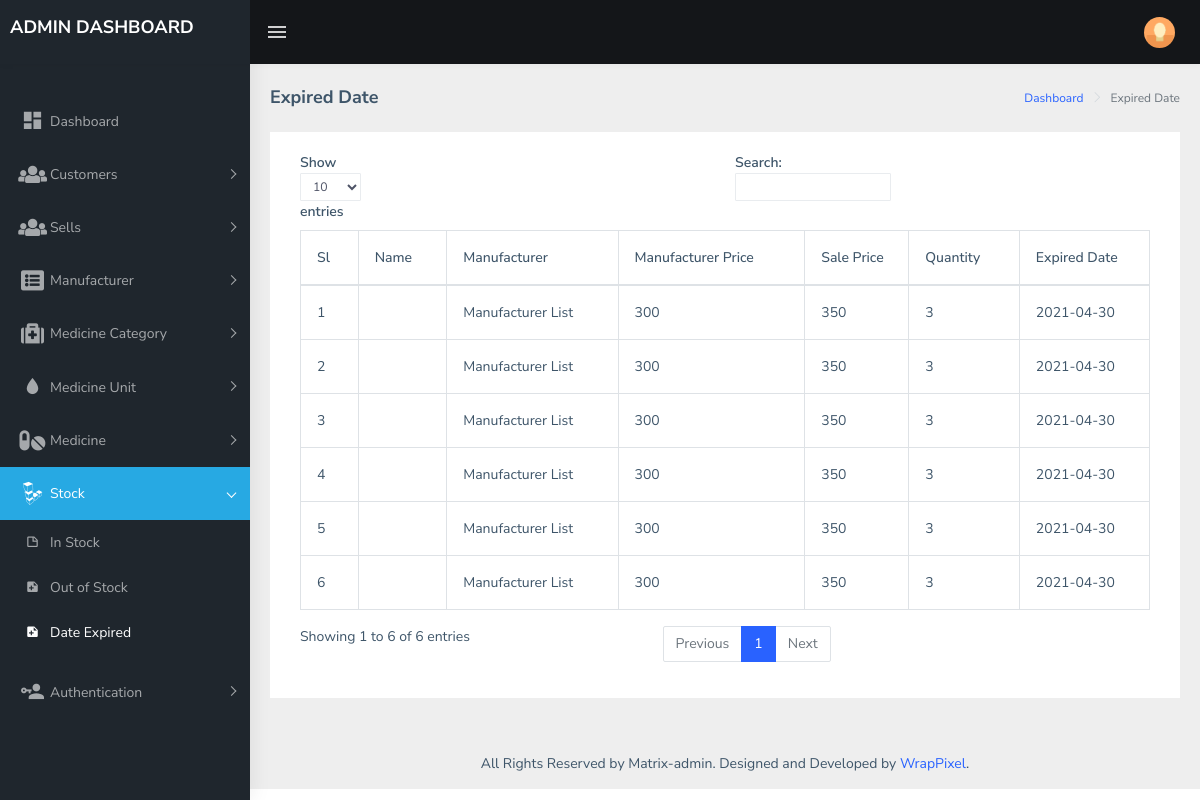
The app's page /expireddate.php (signed in) with its own data.
### tables this page shows
CREATE TABLE `medicines` (
  `id` int(11) NOT NULL,
  `names` varchar(25) NOT NULL,
  `code` varchar(8) NOT NULL,
  `manufacturer` varchar(25) NOT NULL,
  `manufacturer_price` float NOT NULL,
  `price` float NOT NULL,
  `category_id` int(3) NOT NULL,
  `unit_id` int(3) NOT NULL,
  `strength` varchar(10) NOT NULL,
  `shelf` int(11) NOT NULL,
  `quantity` int(11) NOT NULL,
  `expired_date` date NOT NULL,
  `description` text NOT NULL,
  `status` tinyint(1) NOT NULL
);

### pages/stock/expireddate.php (the view)
<div class="row d-block">
<div class="col-12">
 <div class="card">
                            <div class="card-body">
                                <div class="table-responsive">
                                    <table id="zero_config" class="table  table-bordered">
                                        <thead>
                                            <?php $i=1;?>
                                            <tr>
                                                <th>Sl</th>
                                                <th>Name</th>
                                                <th>Manufacturer</th>
                                                <th>Manufacturer Price</th>
                                                <th>Sale Price</th>
                                                <th>Quantity</th>
                                                <th>Expired Date</th>
                                            </tr>
                                        </thead>
                                        <tbody>
                                          <?php while($get=mysqli_fetch_assoc($expired_date)){?>
                                            <tr>
                                                <td><?php echo $i++?></td>
                                                <td><?php echo $get['name']?></td>
                                                <td><?php echo $get['manufacturer']?></td>
                                                <td><?php echo $get['manufacturer_price']?></td>
                                                <td><?php echo $get['price']?></td>
                                                <td><?php echo $get['quantity']?></td>
                                                <td><?php echo $get['expired_date']?></td>
</tr>
<?php }?>
</tbody>
                                    </table>
                                </div>
                            </div>
                        </div>
                    </div>
                </div>

### expireddate.php (shortened to what this page needs)
<?php
$conn=mysqli_connect('localhost','root','','pharma');
$sql= "select* from medicines where expired_date < NOW()";
$expired_date=mysqli_query($conn,$sql);
?>
<!DOCTYPE html>
<html dir="ltr" lang="en">
<head><title>Expired Date</title>
    <?php include'includes/head.php';?>
</head>
<body>
    <div id="main-wrapper">
<?php include 'includes/header.php'; ?>
<?php include 'includes/aside.php';?>
        <div class="page-wrapper">
             <div class="page-breadcrumb">
                <div class="row">
                    <div class="col-12 d-flex no-block align-items-center">
                        <h4 class="page-title">Expired Date</h4>
                        <div class="ml-auto text-right">
                            <nav aria-label="breadcrumb">
                                <ol class="breadcrumb">
                                    <li class="breadcrumb-item"><a href="index.php">Dashboard</a></li>
                                    <li class="breadcrumb-item active" aria-current="page">Expired Date</li>
                                </ol>
                            </nav>
                        </div>
                    </div>
                </div>
            </div>
<div class="container-fluid"><?php include 'pages/stock/expireddate.php';?></div><?php include 'includes/footer.php';?> </div></div>
</body>
</html>

### includes/head.php (shortened to what this page needs)
<link href="assets/css/style.min.css" rel="stylesheet">
<link rel="stylesheet" type="text/css" href="assets/libs/select2/dist/css/select2.min.css">
<link rel="stylesheet" type="text/css" href="assets/libs/jquery-minicolors/jquery.minicolors.css">
<link rel="stylesheet" type="text/css" href="assets/libs/bootstrap-datepicker/dist/css/bootstrap-datepicker.min.css">
<link rel="stylesheet" type="text/css" href="assets/libs/quill/dist/quill.snow.css">

### includes/header.php (shortened to what this page needs)
<header class="topbar" data-navbarbg="skin5">
    <nav class="navbar top-navbar navbar-expand-md navbar-dark">
        <div class="navbar-header" data-logobg="skin5">
            <a class="navbar-brand" href="index.php">
                <span class="logo-text">
                    <h4>ADMIN DASHBOARD</h4>
                </span>
            </a>
        </div>
        <div class="navbar-collapse collapse" id="navbarSupportedContent" data-navbarbg="skin5">
            <ul class="navbar-nav float-left mr-auto">
                <li class="nav-item d-none d-md-block"><a class="nav-link sidebartoggler waves-effect waves-light" href="javascript:void(0)" data-sidebartype="mini-sidebar"><i class="mdi mdi-menu font-24"></i></a></li>
            </ul>
            <ul class="navbar-nav float-right">
                <li class="nav-item dropdown">
                    <a class="nav-link dropdown-toggle text-muted waves-effect waves-dark pro-pic" href="" data-toggle="dropdown" aria-haspopup="true" aria-expanded="false"><img src="assets/images/users/1.jpg" alt="user" class="rounded-circle" width="31"></a>
                </li>
            </ul>
        </div>
    </nav>
</header>

### includes/aside.php (shortened to what this page needs)
<aside class="left-sidebar" data-sidebarbg="skin5">
    <div class="scroll-sidebar">
        <nav class="sidebar-nav">
            <ul id="sidebarnav" class="p-t-30">
                <li class="sidebar-item"> <a style="text-decoration: none" class="sidebar-link waves-effect waves-dark sidebar-link" href="index.php" aria-expanded="false"><i class="mdi mdi-view-dashboard"></i><span class="hide-menu">Dashboard</span></a></li>
                <li class="sidebar-item"> <a style="text-decoration: none" class="sidebar-link has-arrow waves-effect waves-dark" href="javascript:void(0)" aria-expanded="false"><i class="fas fa-users"></i><span class="hide-menu">Customers</span></a>
                </li>
                <li class="sidebar-item"> <a style="text-decoration: none" class="sidebar-link has-arrow waves-effect waves-dark" href="javascript:void(0)" aria-expanded="false"><i class="fas fa-users"></i><span class="hide-menu">Sells</span></a>
                </li>
                <li class="sidebar-item"> <a style="text-decoration: none" class="sidebar-link has-arrow waves-effect waves-dark" href="javascript:void(0)" aria-expanded="false"><i class="fa fa-list-alt"></i><span class="hide-menu">Manufacturer</span></a>
                </li>
                <li class="sidebar-item"> <a style="text-decoration: none" class="sidebar-link has-arrow waves-effect waves-dark" href="javascript:void(0)" aria-expanded="false"><i class="fa fa-medkit"></i><span class="hide-menu">Medicine Category</span></a>
                </li>
                 <li class="sidebar-item"> <a style="text-decoration: none" class="sidebar-link has-arrow waves-effect waves-dark" href="javascript:void(0)" aria-expanded="false"><i class="mdi mdi-water"></i><span class="hide-menu">Medicine Unit</span></a>
                </li>
                <li class="sidebar-item"> <a style="text-decoration: none"class="sidebar-link has-arrow waves-effect waves-dark" href="javascript:void(0)" aria-expanded="false"><i class="fa fa-pills"></i><span class="hide-menu">Medicine</span></a>
                </li>
                <li class="sidebar-item"> <a style="text-decoration: none"class="sidebar-link has-arrow waves-effect waves-dark" href="javascript:void(0)" aria-expanded="false"><i class="fab fa-linode"></i><span class="hide-menu">Stock</span></a>
                    <ul aria-expanded="false" class="collapse  first-level">
                        <li class="sidebar-item"><a style="text-decoration: none"href="instock.php" class="sidebar-link"><i class="mdi mdi-note-outline"></i><span class="hide-menu"> In Stock</span></a></li>
                        <li class="sidebar-item"><a style="text-decoration: none"href="outofstock.php" class="sidebar-link"><i class="mdi mdi-note-plus"></i><span class="hide-menu">Out of Stock</span></a></li>
                        <li class="sidebar-item"><a style="text-decoration: none"href="expireddate.php" class="sidebar-link"><i class="mdi mdi-note-plus"></i><span class="hide-menu">Date Expired</span></a></li>
                    </ul>
                </li>
                <li class="sidebar-item"> <a style="text-decoration: none"class="sidebar-link has-arrow waves-effect waves-dark" href="javascript:void(0)" aria-expanded="false"><i class="mdi mdi-account-key"></i><span class="hide-menu">Authentication </span></a>
                </li>
            </ul>
        </nav>
    </div>
</aside>

### includes/footer.php
<footer class="footer text-center">
    All Rights Reserved by Matrix-admin. Designed and Developed by <a href="https://wrappixel.com">WrapPixel</a>.
</footer>

### records on screen
medicines: manufacturer "Manufacturer List", manufacturer_price "300", price "350", quantity "3", expired_date "2021-04-30"
medicines: manufacturer "Manufacturer List", manufacturer_price "300", price "350", quantity "3", expired_date "2021-04-30"
medicines: manufacturer "Manufacturer List", manufacturer_price "300", price "350", quantity "3", expired_date "2021-04-30"
medicines: manufacturer "Manufacturer List", manufacturer_price "300", price "350", quantity "3", expired_date "2021-04-30"
medicines: manufacturer "Manufacturer List", manufacturer_price "300", price "350", quantity "3", expired_date "2021-04-30"
medicines: manufacturer "Manufacturer List", manufacturer_price "300", price "350", quantity "3", expired_date "2021-04-30"
